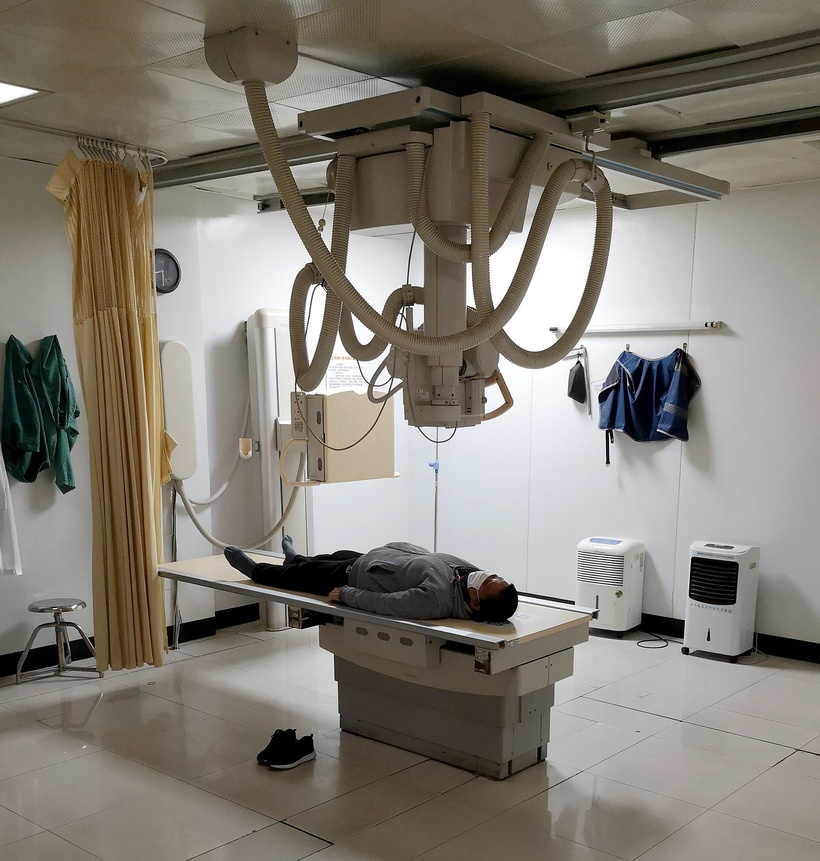
#> input picture library/lectures/lec-07/rework/deck/assets/s22-rentgenkabinet-pacient-u-pribora.jpg, 820 x 861 px, shrunk from 1920 x 2017 before the run
$ python make_crop_dve_storony.py
#> lines starting #> are read from the running program, lines starting #| are printed output that depends on the picture
#!/usr/bin/env python3
# -*- coding: utf-8 -*-
"""Альбомный кроп пациента для `dve-storony-priyoma.md` (поле `media_2`).

Оригинал `s22-rentgenkabinet-pacient-u-pribora.jpg` (1920x2017, ar≈1,05) —
портретный, и у него уже есть своя роль (`s22-divider-analiz-dannykh.md`):
трогать сам файл нельзя. Режиму участников (§8, #262) нужен снимок ближе к
альбомному аспекту первого фото (врач, ≈0,71) — портретный роняет подпись
через `spill` (#264) и съедает бюджет высоты тела кадра. Решение — отдельный
кроп, не новая добыча и не правка источника: верх (потолок, трубы аппарата)
срезан, пациент и стол остались полностью.

    python3 make_crop_dve_storony.py
"""
from pathlib import Path

from PIL import Image

HERE = Path(__file__).resolve().parent
SRC = HERE / "s22-rentgenkabinet-pacient-u-pribora.jpg"
OUT = HERE / "dve-storony-pacient-landscape.jpg"
TARGET_AR = 0.707  # аспект первого снимка (врач, s35)


def main():
    im = Image.open(SRC)
#> im is the input picture: PIL image 820x861 RGB; mean R, G, B 130.9, 125.4, 116.2
    w, h = im.size
#> w = 820; h = 861
    new_h = int(w * TARGET_AR)
#> new_h = 579
    crop_top = h - new_h
#> crop_top = 282
    cropped = im.crop((0, crop_top, w, h))
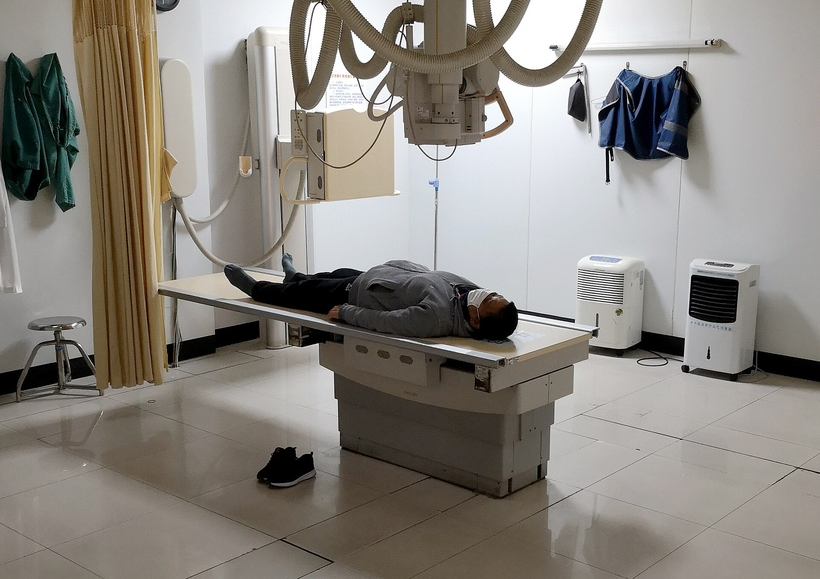
#> cropped: PIL image 820x579 RGB; mean R, G, B 138.3, 133.7, 126.9
    cropped.save(OUT, quality=92)
    print(f"{OUT.name}: {cropped.size[0]}x{cropped.size[1]}, "
          f"ar={cropped.size[1] / cropped.size[0]:.4f}")
#| dve-storony-pacient-landscape.jpg: 820x579, ar=0.7061


if __name__ == "__main__":
    main()

$ run again, with library/lectures/lec-07/rework/deck/assets/priyom-vrach-i-patsient.jpg copied over library/lectures/lec-07/rework/deck/assets/s22-rentgenkabinet-pacient-u-pribora.jpg
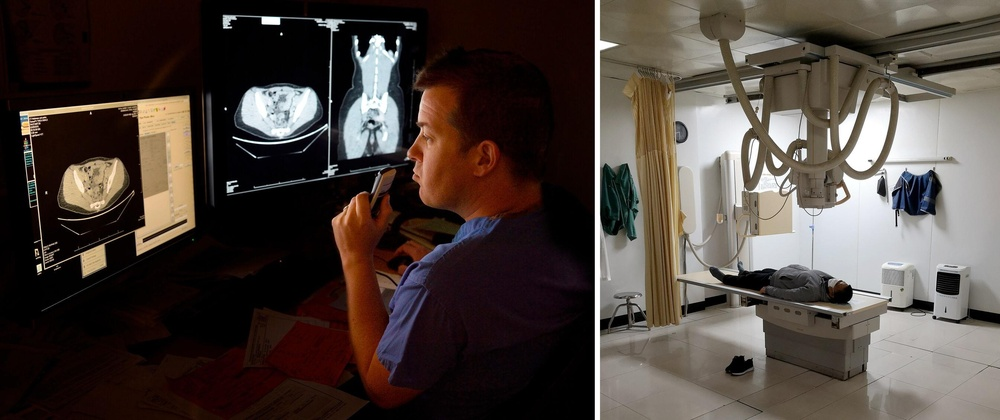
#> input picture library/lectures/lec-07/rework/deck/assets/priyom-vrach-i-patsient.jpg, 1000 x 420 px, shrunk from 2690 x 1131 before the run
#> in main, im is the input picture: PIL image 1000x420 RGB; mean R, G, B 76.5, 66.1, 60.6
#> in main, `cropped = im.crop((0, crop_top, w, h))`:
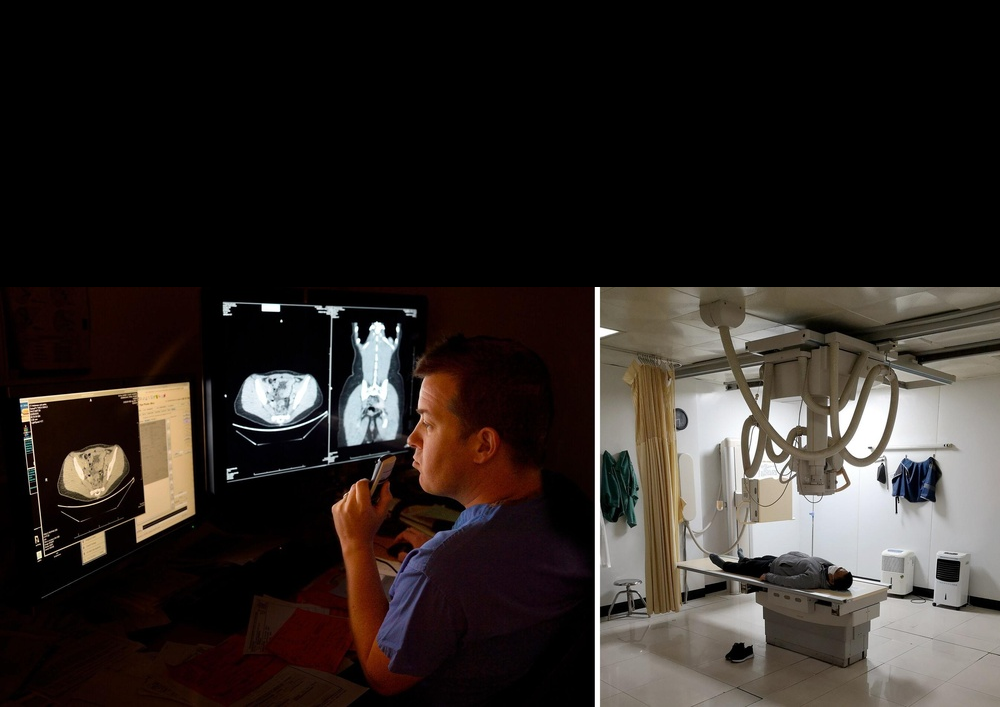
#> cropped: PIL image 1000x707 RGB; mean R, G, B 45.4, 39.3, 36
#| dve-storony-pacient-landscape.jpg: 1000x707, ar=0.7070
